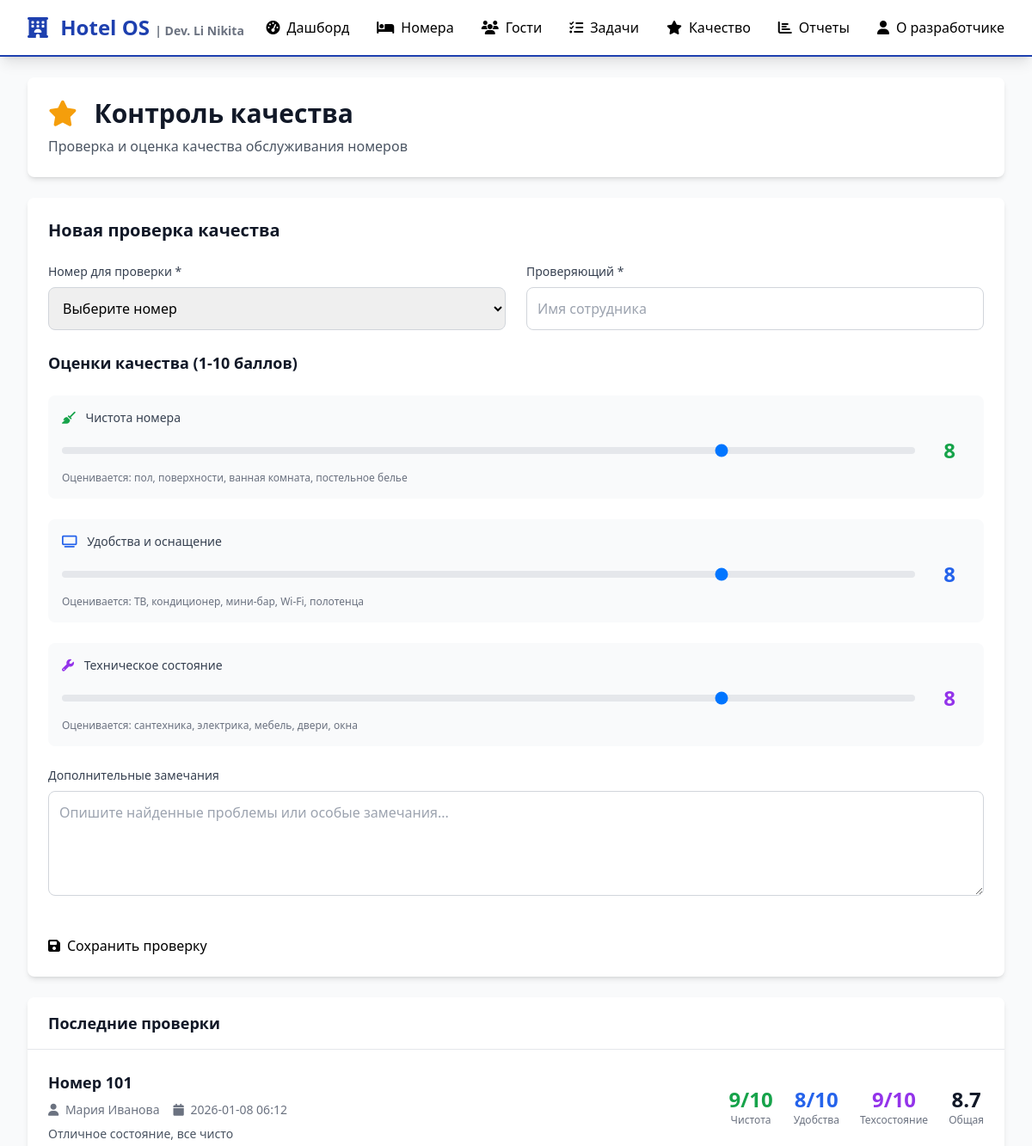
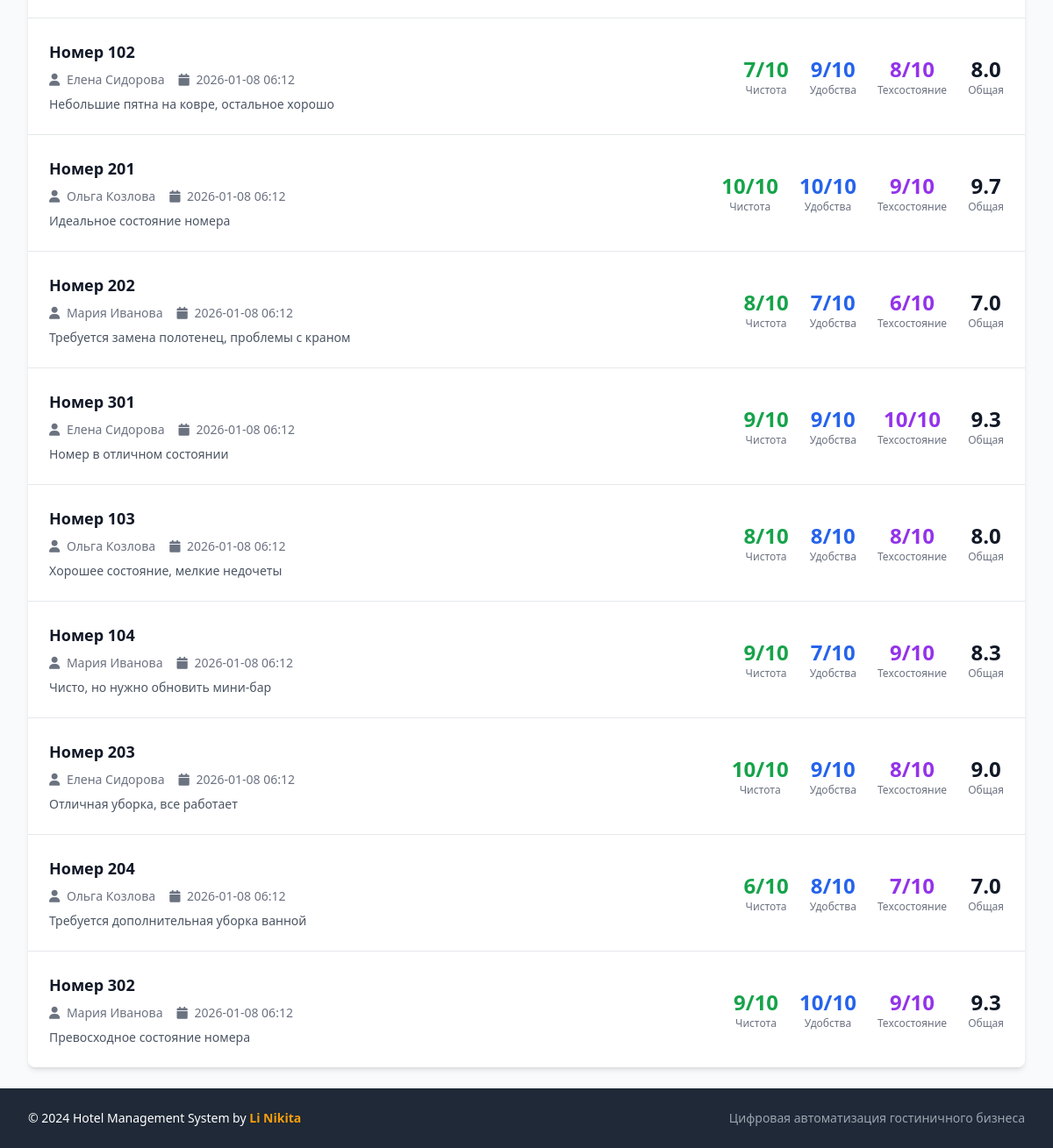
/quality_check, run on the app's committed database (2 pictures, top to bottom).
### tables this page shows
CREATE TABLE quality_checks (
        id INTEGER PRIMARY KEY AUTOINCREMENT,
        room_id INTEGER,
        cleanliness_score INTEGER,
        amenities_score INTEGER,
        maintenance_score INTEGER,
        notes TEXT,
        checked_by TEXT,
        check_date TIMESTAMP DEFAULT CURRENT_TIMESTAMP,
        FOREIGN KEY (room_id) REFERENCES rooms (id)
    );

CREATE TABLE rooms (
        id INTEGER PRIMARY KEY AUTOINCREMENT,
        room_number TEXT UNIQUE NOT NULL,
        room_type TEXT NOT NULL,
        status TEXT DEFAULT 'available',
        price REAL NOT NULL,
        created_by TEXT DEFAULT 'Li Nikita'
    );

### app.py (the view, shortened to what this page needs)
@app.route('/quality_check', methods=['GET', 'POST'])
def quality_check():
    conn = get_db_connection()
    rooms = conn.execute('SELECT * FROM rooms ORDER BY room_number').fetchall()
    recent_checks = conn.execute('''
        SELECT qc.*, r.room_number
        FROM quality_checks qc
        JOIN rooms r ON qc.room_id = r.id
        ORDER BY qc.check_date DESC
        LIMIT 10
    ''').fetchall()
    conn.close()
    return render_template('quality_check.html', rooms=rooms, recent_checks=recent_checks)

### app.py (called while the page is built)
@app.template_filter('format_decimal')
def format_decimal(value, decimals=1):
    if value is None:
        return "0.0"
    try:
        return "{:.{}f}".format(float(value), decimals)
    except (ValueError, TypeError):
        return str(value)

def get_db_connection():
    conn = sqlite3.connect('hotel_system.db')
    conn.row_factory = sqlite3.Row
    return conn

### templates/quality_check.html (shortened to what this page needs)
{% extends "base.html" %}
{% block content %}
<div class="space-y-6">
    <div class="bg-white rounded-lg shadow-md p-6">
        <h2 class="text-3xl font-bold text-gray-900 mb-2">
            <i class="fas fa-star text-accent mr-3"></i>
            Контроль качества
        </h2>
        <p class="text-gray-600">Проверка и оценка качества обслуживания номеров</p>
    </div>
    <div class="bg-white rounded-lg shadow-md p-6">
        <h3 class="text-xl font-bold text-gray-900 mb-6">Новая проверка качества</h3>
        <form method="POST" class="space-y-6">
            <div class="grid grid-cols-1 md:grid-cols-2 gap-6">
                <div>
                    <label class="block text-sm font-medium text-gray-700 mb-2">
                        Номер для проверки *
                    </label>
                    <select name="room_id" required class="w-full p-3 border border-gray-300 rounded-lg focus:ring-2 focus:ring-primary focus:border-transparent">
                        <option value="">Выберите номер</option>
                    </select>
                </div>
                <div>
                    <label class="block text-sm font-medium text-gray-700 mb-2">
                        Проверяющий *
                    </label>
                    <input type="text" name="checked_by" required
                           class="w-full p-3 border border-gray-300 rounded-lg focus:ring-2 focus:ring-primary focus:border-transparent"
                           placeholder="Имя сотрудника">
                </div>
            </div>
            <div class="space-y-6">
                <h4 class="text-lg font-semibold text-gray-900">Оценки качества (1-10 баллов)</h4>
                <div class="bg-gray-50 p-4 rounded-lg">
                    <label class="block text-sm font-medium text-gray-700 mb-3">
                        <i class="fas fa-broom text-green-600 mr-2"></i>
                        Чистота номера
                    </label>
                    <div class="flex items-center space-x-4">
                        <input type="range" name="cleanliness_score" min="1" max="10" value="8"
                               class="flex-1 h-2 bg-gray-200 rounded-lg appearance-none cursor-pointer"
                               oninput="updateScoreDisplay('cleanliness', this.value)">
                        <span id="cleanliness-display" class="text-2xl font-bold text-green-600 min-w-[3rem] text-center">8</span>
                    </div>
                    <div class="mt-2 text-xs text-gray-500">
                        Оценивается: пол, поверхности, ванная комната, постельное белье
                    </div>
                </div>
                <div class="bg-gray-50 p-4 rounded-lg">
                    <label class="block text-sm font-medium text-gray-700 mb-3">
                        <i class="fas fa-tv text-blue-600 mr-2"></i>
                        Удобства и оснащение
                    </label>
                    <div class="flex items-center space-x-4">
                        <input type="range" name="amenities_score" min="1" max="10" value="8"
                               class="flex-1 h-2 bg-gray-200 rounded-lg appearance-none cursor-pointer"
                               oninput="updateScoreDisplay('amenities', this.value)">
                        <span id="amenities-display" class="text-2xl font-bold text-blue-600 min-w-[3rem] text-center">8</span>
                    </div>
                    <div class="mt-2 text-xs text-gray-500">
                        Оценивается: ТВ, кондиционер, мини-бар, Wi-Fi, полотенца
                    </div>
                </div>
                <div class="bg-gray-50 p-4 rounded-lg">
                    <label class="block text-sm font-medium text-gray-700 mb-3">
                        <i class="fas fa-wrench text-purple-600 mr-2"></i>
                        Техническое состояние
                    </label>
                    <div class="flex items-center space-x-4">
                        <input type="range" name="maintenance_score" min="1" max="10" value="8"
                               class="flex-1 h-2 bg-gray-200 rounded-lg appearance-none cursor-pointer"
                               oninput="updateScoreDisplay('maintenance', this.value)">
                        <span id="maintenance-display" class="text-2xl font-bold text-purple-600 min-w-[3rem] text-center">8</span>
                    </div>
                    <div class="mt-2 text-xs text-gray-500">
                        Оценивается: сантехника, электрика, мебель, двери, окна
                    </div>
                </div>
            </div>
            <div>
                <label class="block text-sm font-medium text-gray-700 mb-2">
                    Дополнительные замечания
                </label>
                <textarea name="notes" rows="4"
                          class="w-full p-3 border border-gray-300 rounded-lg focus:ring-2 focus:ring-primary focus:border-transparent"
                          placeholder="Опишите найденные проблемы или особые замечания..."></textarea>
            </div>
            <div class="pt-4">
                <button type="submit" class="btn-primary w-full md:w-auto">
                    <i class="fas fa-save mr-2"></i>Сохранить проверку
                </button>
            </div>
        </form>
    </div>
    <div class="bg-white rounded-lg shadow-md overflow-hidden">
        <div class="px-6 py-4 border-b border-gray-200">
            <h3 class="text-lg font-semibold text-gray-900">Последние проверки</h3>
        </div>
        {% if recent_checks %}
        <div class="divide-y divide-gray-200">
            {% for check in recent_checks %}
            <div class="p-6">
                <div class="flex flex-col md:flex-row md:items-center justify-between">
                    <div class="mb-4 md:mb-0">
                        <h4 class="text-lg font-semibold text-gray-900">
                            Номер {{ check.room_number }}
                        </h4>
                        <div class="flex items-center space-x-4 mt-2 text-sm text-gray-500">
                            <span>
                                <i class="fas fa-user mr-1"></i>
                                {{ check.checked_by }}
                            </span>
                            <span>
                                <i class="fas fa-calendar mr-1"></i>
                                {{ check.check_date[:16] }}
                            </span>
                        </div>
                        {% if check.notes %}
                        <p class="mt-2 text-sm text-gray-600">{{ check.notes }}</p>
                        {% endif %}
                    </div>
                    <div class="flex space-x-6">
                        <div class="text-center">
                            <div class="text-2xl font-bold text-green-600">{{ check.cleanliness_score }}/10</div>
                            <div class="text-xs text-gray-500">Чистота</div>
                        </div>
                        <div class="text-center">
                            <div class="text-2xl font-bold text-blue-600">{{ check.amenities_score }}/10</div>
                            <div class="text-xs text-gray-500">Удобства</div>
                        </div>
                        <div class="text-center">
                            <div class="text-2xl font-bold text-purple-600">{{ check.maintenance_score }}/10</div>
                            <div class="text-xs text-gray-500">Техсостояние</div>
                        </div>
                        <div class="text-center">
                            <div class="text-2xl font-bold text-gray-900">
                                {{ (((check.cleanliness_score or 0) + (check.amenities_score or 0) + (check.maintenance_score or 0)) / 3)|format_decimal }}
                            </div>
                            <div class="text-xs text-gray-500">Общая</div>
                        </div>
                    </div>
                </div>
            </div>
            {% endfor %}
        </div>
        {% else %}
        <div class="text-center py-12">
            <i class="fas fa-clipboard-check text-4xl text-gray-400 mb-4"></i>
            <p class="text-gray-500 text-lg">Нет проведенных проверок</p>
        </div>
        {% endif %}
    </div>
</div>
{% endblock %}

### static/css/style.css (style rules this page uses)
.btn-primary { @apply bg-primary hover:bg-blue-700 text-white font-medium py-2 px-4 rounded-lg transition-colors duration-200 flex items-center justify-center; }
.fade-in { animation: fadeIn 0.5s ease-out; }

### data on the page
quality_checks: room_number "101", checked_by "Мария Иванова", check_date "2026-01-08 06:12", notes "Отличное состояние, все чисто", cleanliness_score "9", amenities_score "8", maintenance_score "9", cleanliness_score+amenities_score+maintenance_score "8.7"
quality_checks: room_number "102", checked_by "Елена Сидорова", check_date "2026-01-08 06:12", notes "Небольшие пятна на ковре, остальное хорошо", cleanliness_score "7", amenities_score "9", maintenance_score "8", cleanliness_score+amenities_score+maintenance_score "8.0"
quality_checks: room_number "201", checked_by "Ольга Козлова", check_date "2026-01-08 06:12", notes "Идеальное состояние номера", cleanliness_score "10", amenities_score "10", maintenance_score "9", cleanliness_score+amenities_score+maintenance_score "9.7"
quality_checks: room_number "202", checked_by "Мария Иванова", check_date "2026-01-08 06:12", notes "Требуется замена полотенец, проблемы с краном", cleanliness_score "8", amenities_score "7", maintenance_score "6", cleanliness_score+amenities_score+maintenance_score "7.0"
quality_checks: room_number "301", checked_by "Елена Сидорова", check_date "2026-01-08 06:12", notes "Номер в отличном состоянии", cleanliness_score "9", amenities_score "9", maintenance_score "10", cleanliness_score+amenities_score+maintenance_score "9.3"
quality_checks: room_number "103", checked_by "Ольга Козлова", check_date "2026-01-08 06:12", notes "Хорошее состояние, мелкие недочеты", cleanliness_score "8", amenities_score "8", maintenance_score "8", cleanliness_score+amenities_score+maintenance_score "8.0"
quality_checks: room_number "104", checked_by "Мария Иванова", check_date "2026-01-08 06:12", notes "Чисто, но нужно обновить мини-бар", cleanliness_score "9", amenities_score "7", maintenance_score "9", cleanliness_score+amenities_score+maintenance_score "8.3"
quality_checks: room_number "203", checked_by "Елена Сидорова", check_date "2026-01-08 06:12", notes "Отличная уборка, все работает", cleanliness_score "10", amenities_score "9", maintenance_score "8", cleanliness_score+amenities_score+maintenance_score "9.0"
quality_checks: room_number "204", checked_by "Ольга Козлова", check_date "2026-01-08 06:12", notes "Требуется дополнительная уборка ванной", cleanliness_score "6", amenities_score "8", maintenance_score "7", cleanliness_score+amenities_score+maintenance_score "7.0"
quality_checks: room_number "302", checked_by "Мария Иванова", check_date "2026-01-08 06:12", notes "Превосходное состояние номера", cleanliness_score "9", amenities_score "10", maintenance_score "9", cleanliness_score+amenities_score+maintenance_score "9.3"
